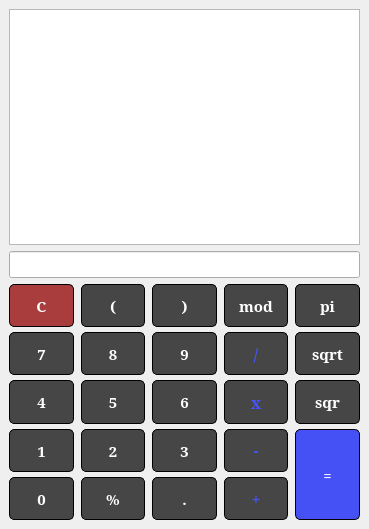
<?xml version="1.0" encoding="UTF-8"?>
<ui version="4.0">
 <class>MainWindow</class>
 <widget class="QMainWindow" name="MainWindow">
  <property name="geometry">
   <rect>
    <x>0</x>
    <y>0</y>
    <width>369</width>
    <height>529</height>
   </rect>
  </property>
  <property name="sizePolicy">
   <sizepolicy hsizetype="Expanding" vsizetype="Expanding">
    <horstretch>0</horstretch>
    <verstretch>0</verstretch>
   </sizepolicy>
  </property>
  <property name="minimumSize">
   <size>
    <width>369</width>
    <height>529</height>
   </size>
  </property>
  <property name="maximumSize">
   <size>
    <width>738</width>
    <height>1058</height>
   </size>
  </property>
  <property name="windowTitle">
   <string>MainWindow</string>
  </property>
  <widget class="QWidget" name="centralwidget">
   <property name="sizePolicy">
    <sizepolicy hsizetype="Expanding" vsizetype="Expanding">
     <horstretch>0</horstretch>
     <verstretch>0</verstretch>
    </sizepolicy>
   </property>
   <layout class="QVBoxLayout" name="verticalLayout_3">
    <item>
     <layout class="QVBoxLayout" name="verticalLayout_2">
      <item>
       <widget class="QTableWidget" name="tableWidget">
        <property name="sizePolicy">
         <sizepolicy hsizetype="Expanding" vsizetype="Expanding">
          <horstretch>0</horstretch>
          <verstretch>0</verstretch>
         </sizepolicy>
        </property>
        <property name="font">
         <font>
          <pointsize>16</pointsize>
         </font>
        </property>
        <property name="showGrid">
         <bool>false</bool>
        </property>
        <property name="columnCount">
         <number>2</number>
        </property>
        <attribute name="horizontalHeaderVisible">
         <bool>false</bool>
        </attribute>
        <attribute name="verticalHeaderVisible">
         <bool>false</bool>
        </attribute>
        <attribute name="verticalHeaderHighlightSections">
         <bool>true</bool>
        </attribute>
        <column/>
        <column/>
       </widget>
      </item>
      <item>
       <widget class="QLineEdit" name="input_line">
        <property name="sizePolicy">
         <sizepolicy hsizetype="Expanding" vsizetype="Fixed">
          <horstretch>0</horstretch>
          <verstretch>0</verstretch>
         </sizepolicy>
        </property>
        <property name="font">
         <font>
          <pointsize>12</pointsize>
          <weight>75</weight>
          <bold>true</bold>
         </font>
        </property>
       </widget>
      </item>
      <item>
       <layout class="QGridLayout" name="gridLayout_2">
        <property name="sizeConstraint">
         <enum>QLayout::SetDefaultConstraint</enum>
        </property>
        <property name="horizontalSpacing">
         <number>7</number>
        </property>
        <property name="verticalSpacing">
         <number>5</number>
        </property>
        <item row="2" column="2">
         <widget class="QPushButton" name="pushButton_6">
          <property name="enabled">
           <bool>true</bool>
          </property>
          <property name="sizePolicy">
           <sizepolicy hsizetype="Expanding" vsizetype="Expanding">
            <horstretch>0</horstretch>
            <verstretch>0</verstretch>
           </sizepolicy>
          </property>
          <property name="font">
           <font>
            <family>Mitra</family>
            <pointsize>11</pointsize>
            <weight>75</weight>
            <bold>true</bold>
           </font>
          </property>
          <property name="styleSheet">
           <string notr="true">QPushButton {
  background-color: rgb(70, 70, 70);
  border: 1px solid black;
border-radius:5px;
color:rgb(255, 255, 255);
}</string>
          </property>
          <property name="text">
           <string>6</string>
          </property>
         </widget>
        </item>
        <item row="0" column="2">
         <widget class="QPushButton" name="closeBracket">
          <property name="enabled">
           <bool>true</bool>
          </property>
          <property name="sizePolicy">
           <sizepolicy hsizetype="Expanding" vsizetype="Expanding">
            <horstretch>0</horstretch>
            <verstretch>0</verstretch>
           </sizepolicy>
          </property>
          <property name="font">
           <font>
            <family>Mitra</family>
            <pointsize>11</pointsize>
            <weight>75</weight>
            <bold>true</bold>
           </font>
          </property>
          <property name="styleSheet">
           <string notr="true">QPushButton {
  background-color: rgb(70, 70, 70);
  border: 1px solid black;
border-radius:5px;
color:rgb(255, 255, 255);
}</string>
          </property>
          <property name="text">
           <string>)</string>
          </property>
         </widget>
        </item>
        <item row="3" column="4" rowspan="2">
         <widget class="QPushButton" name="pushButton_equal">
          <property name="enabled">
           <bool>true</bool>
          </property>
          <property name="sizePolicy">
           <sizepolicy hsizetype="Expanding" vsizetype="Expanding">
            <horstretch>0</horstretch>
            <verstretch>0</verstretch>
           </sizepolicy>
          </property>
          <property name="font">
           <font>
            <family>Mitra</family>
            <pointsize>11</pointsize>
            <weight>75</weight>
            <bold>true</bold>
           </font>
          </property>
          <property name="styleSheet">
           <string notr="true">QPushButton {
  background-color: rgb(70, 81, 245);
  border: 1px solid black;
border-radius:5px;
color:rgb(255, 255, 255);
}</string>
          </property>
          <property name="text">
           <string>=</string>
          </property>
         </widget>
        </item>
        <item row="3" column="0">
         <widget class="QPushButton" name="pushButton_1">
          <property name="enabled">
           <bool>true</bool>
          </property>
          <property name="sizePolicy">
           <sizepolicy hsizetype="Expanding" vsizetype="Expanding">
            <horstretch>0</horstretch>
            <verstretch>0</verstretch>
           </sizepolicy>
          </property>
          <property name="font">
           <font>
            <family>Mitra</family>
            <pointsize>11</pointsize>
            <weight>75</weight>
            <bold>true</bold>
           </font>
          </property>
          <property name="styleSheet">
           <string notr="true">QPushButton {
  background-color: rgb(70, 70, 70);
  border: 1px solid black;
border-radius:5px;
color:rgb(255, 255, 255);
}</string>
          </property>
          <property name="text">
           <string>1</string>
          </property>
         </widget>
        </item>
        <item row="0" column="0">
         <widget class="QPushButton" name="pushButton_del">
          <property name="enabled">
           <bool>true</bool>
          </property>
          <property name="sizePolicy">
           <sizepolicy hsizetype="Expanding" vsizetype="Expanding">
            <horstretch>0</horstretch>
            <verstretch>0</verstretch>
           </sizepolicy>
          </property>
          <property name="font">
           <font>
            <family>Mitra</family>
            <pointsize>11</pointsize>
            <weight>75</weight>
            <bold>true</bold>
           </font>
          </property>
          <property name="styleSheet">
           <string notr="true">QPushButton {
  background-color: rgb(169, 60, 61);
  border: 1px solid black;
border-radius:5px;
color:rgb(255, 255, 255);
}</string>
          </property>
          <property name="text">
           <string>C</string>
          </property>
         </widget>
        </item>
        <item row="2" column="3">
         <widget class="QPushButton" name="pushButton_mult">
          <property name="enabled">
           <bool>true</bool>
          </property>
          <property name="sizePolicy">
           <sizepolicy hsizetype="Expanding" vsizetype="Expanding">
            <horstretch>0</horstretch>
            <verstretch>0</verstretch>
           </sizepolicy>
          </property>
          <property name="font">
           <font>
            <family>Mitra</family>
            <pointsize>12</pointsize>
            <weight>75</weight>
            <bold>true</bold>
           </font>
          </property>
          <property name="styleSheet">
           <string notr="true">QPushButton {
  background-color: rgb(70, 70, 70);
  border: 1px solid black;
border-radius:5px;
color:rgb(71, 83, 255);
}</string>
          </property>
          <property name="text">
           <string>x</string>
          </property>
         </widget>
        </item>
        <item row="0" column="3">
         <widget class="QPushButton" name="pushButton_mod">
          <property name="enabled">
           <bool>true</bool>
          </property>
          <property name="sizePolicy">
           <sizepolicy hsizetype="Expanding" vsizetype="Expanding">
            <horstretch>0</horstretch>
            <verstretch>0</verstretch>
           </sizepolicy>
          </property>
          <property name="font">
           <font>
            <family>Mitra</family>
            <pointsize>11</pointsize>
            <weight>75</weight>
            <bold>true</bold>
           </font>
          </property>
          <property name="styleSheet">
           <string notr="true">QPushButton {
  background-color: rgb(70, 70, 70);
  border: 1px solid black;
border-radius:5px;
color:rgb(255, 255, 255);
}</string>
          </property>
          <property name="text">
           <string>mod</string>
          </property>
         </widget>
        </item>
        <item row="1" column="1">
         <widget class="QPushButton" name="pushButton_8">
          <property name="enabled">
           <bool>true</bool>
          </property>
          <property name="sizePolicy">
           <sizepolicy hsizetype="Expanding" vsizetype="Expanding">
            <horstretch>0</horstretch>
            <verstretch>0</verstretch>
           </sizepolicy>
          </property>
          <property name="font">
           <font>
            <family>Mitra</family>
            <pointsize>11</pointsize>
            <weight>75</weight>
            <bold>true</bold>
           </font>
          </property>
          <property name="styleSheet">
           <string notr="true">QPushButton {
  background-color: rgb(70, 70, 70);
  border: 1px solid black;
border-radius:5px;
color:rgb(255, 255, 255);
}</string>
          </property>
          <property name="text">
           <string>8</string>
          </property>
         </widget>
        </item>
        <item row="4" column="0">
         <widget class="QPushButton" name="pushButton_0">
          <property name="enabled">
           <bool>true</bool>
          </property>
          <property name="sizePolicy">
           <sizepolicy hsizetype="Expanding" vsizetype="Expanding">
            <horstretch>0</horstretch>
            <verstretch>0</verstretch>
           </sizepolicy>
          </property>
          <property name="font">
           <font>
            <family>Mitra</family>
            <pointsize>11</pointsize>
            <weight>75</weight>
            <bold>true</bold>
           </font>
          </property>
          <property name="styleSheet">
           <string notr="true">QPushButton {
  background-color: rgb(70, 70, 70);
  border: 1px solid black;
border-radius:5px;
color:rgb(255, 255, 255);
}</string>
          </property>
          <property name="text">
           <string>0</string>
          </property>
         </widget>
        </item>
        <item row="2" column="1">
         <widget class="QPushButton" name="pushButton_5">
          <property name="enabled">
           <bool>true</bool>
          </property>
          <property name="sizePolicy">
           <sizepolicy hsizetype="Expanding" vsizetype="Expanding">
            <horstretch>0</horstretch>
            <verstretch>0</verstretch>
           </sizepolicy>
          </property>
          <property name="font">
           <font>
            <family>Mitra</family>
            <pointsize>11</pointsize>
            <weight>75</weight>
            <bold>true</bold>
           </font>
          </property>
          <property name="styleSheet">
           <string notr="true">QPushButton {
  background-color: rgb(70, 70, 70);
  border: 1px solid black;
border-radius:5px;
color:rgb(255, 255, 255);
}</string>
          </property>
          <property name="text">
           <string>5</string>
          </property>
         </widget>
        </item>
        <item row="3" column="1">
         <widget class="QPushButton" name="pushButton_2">
          <property name="enabled">
           <bool>true</bool>
          </property>
          <property name="sizePolicy">
           <sizepolicy hsizetype="Expanding" vsizetype="Expanding">
            <horstretch>0</horstretch>
            <verstretch>0</verstretch>
           </sizepolicy>
          </property>
          <property name="font">
           <font>
            <family>Mitra</family>
            <pointsize>11</pointsize>
            <weight>75</weight>
            <bold>true</bold>
           </font>
          </property>
          <property name="styleSheet">
           <string notr="true">QPushButton {
  background-color: rgb(70, 70, 70);
  border: 1px solid black;
border-radius:5px;
color:rgb(255, 255, 255);
}</string>
          </property>
          <property name="text">
           <string>2</string>
          </property>
         </widget>
        </item>
        <item row="3" column="3">
         <widget class="QPushButton" name="pushButton_minus">
          <property name="enabled">
           <bool>true</bool>
          </property>
          <property name="sizePolicy">
           <sizepolicy hsizetype="Expanding" vsizetype="Expanding">
            <horstretch>0</horstretch>
            <verstretch>0</verstretch>
           </sizepolicy>
          </property>
          <property name="font">
           <font>
            <family>Mitra</family>
            <pointsize>12</pointsize>
            <weight>75</weight>
            <bold>true</bold>
           </font>
          </property>
          <property name="styleSheet">
           <string notr="true">QPushButton {
  background-color: rgb(70, 70, 70);
  border: 1px solid black;
border-radius:5px;
color:rgb(71, 83, 255);
}</string>
          </property>
          <property name="text">
           <string>-</string>
          </property>
         </widget>
        </item>
        <item row="1" column="2">
         <widget class="QPushButton" name="pushButton_9">
          <property name="enabled">
           <bool>true</bool>
          </property>
          <property name="sizePolicy">
           <sizepolicy hsizetype="Expanding" vsizetype="Expanding">
            <horstretch>0</horstretch>
            <verstretch>0</verstretch>
           </sizepolicy>
          </property>
          <property name="font">
           <font>
            <family>Mitra</family>
            <pointsize>11</pointsize>
            <weight>75</weight>
            <bold>true</bold>
           </font>
          </property>
          <property name="styleSheet">
           <string notr="true">QPushButton {
  background-color: rgb(70, 70, 70);
  border: 1px solid black;
border-radius:5px;
color:rgb(255, 255, 255);
}</string>
          </property>
          <property name="text">
           <string>9</string>
          </property>
         </widget>
        </item>
        <item row="0" column="4">
         <widget class="QPushButton" name="pushButton_pi">
          <property name="enabled">
           <bool>true</bool>
          </property>
          <property name="sizePolicy">
           <sizepolicy hsizetype="Expanding" vsizetype="Expanding">
            <horstretch>0</horstretch>
            <verstretch>0</verstretch>
           </sizepolicy>
          </property>
          <property name="font">
           <font>
            <family>Mitra</family>
            <pointsize>11</pointsize>
            <weight>75</weight>
            <bold>true</bold>
           </font>
          </property>
          <property name="styleSheet">
           <string notr="true">QPushButton {
  background-color: rgb(70, 70, 70);
  border: 1px solid black;
border-radius:5px;
color:rgb(255, 255, 255);
}</string>
          </property>
          <property name="text">
           <string>pi</string>
          </property>
         </widget>
        </item>
        <item row="4" column="1">
         <widget class="QPushButton" name="pushButton_percent">
          <property name="enabled">
           <bool>true</bool>
          </property>
          <property name="sizePolicy">
           <sizepolicy hsizetype="Expanding" vsizetype="Expanding">
            <horstretch>0</horstretch>
            <verstretch>0</verstretch>
           </sizepolicy>
          </property>
          <property name="font">
           <font>
            <family>Mitra</family>
            <pointsize>11</pointsize>
            <weight>75</weight>
            <bold>true</bold>
           </font>
          </property>
          <property name="styleSheet">
           <string notr="true">QPushButton {
  background-color: rgb(70, 70, 70);
  border: 1px solid black;
border-radius:5px;
color:rgb(255, 255, 255);
}</string>
          </property>
          <property name="text">
           <string>%</string>
          </property>
         </widget>
        </item>
        <item row="2" column="4">
         <widget class="QPushButton" name="pushButton_sqr">
          <property name="enabled">
           <bool>true</bool>
          </property>
          <property name="sizePolicy">
           <sizepolicy hsizetype="Expanding" vsizetype="Expanding">
            <horstretch>0</horstretch>
            <verstretch>0</verstretch>
           </sizepolicy>
          </property>
          <property name="font">
           <font>
            <family>Mitra</family>
            <pointsize>11</pointsize>
            <weight>75</weight>
            <bold>true</bold>
           </font>
          </property>
          <property name="styleSheet">
           <string notr="true">QPushButton {
  background-color: rgb(70, 70, 70);
  border: 1px solid black;
border-radius:5px;
color:rgb(255, 255, 255);
}</string>
          </property>
          <property name="text">
           <string>sqr</string>
          </property>
         </widget>
        </item>
        <item row="0" column="1">
         <widget class="QPushButton" name="openBracket">
          <property name="enabled">
           <bool>true</bool>
          </property>
          <property name="sizePolicy">
           <sizepolicy hsizetype="Expanding" vsizetype="Expanding">
            <horstretch>0</horstretch>
            <verstretch>0</verstretch>
           </sizepolicy>
          </property>
          <property name="font">
           <font>
            <family>Mitra</family>
            <pointsize>11</pointsize>
            <weight>75</weight>
            <bold>true</bold>
           </font>
          </property>
          <property name="styleSheet">
           <string notr="true">QPushButton {
  background-color: rgb(70, 70, 70);
  border: 1px solid black;
border-radius:5px;
color:rgb(255, 255, 255);
}</string>
          </property>
          <property name="text">
           <string>(</string>
          </property>
         </widget>
        </item>
        <item row="4" column="3">
         <widget class="QPushButton" name="pushButton_plus">
          <property name="enabled">
           <bool>true</bool>
          </property>
          <property name="sizePolicy">
           <sizepolicy hsizetype="Expanding" vsizetype="Expanding">
            <horstretch>0</horstretch>
            <verstretch>0</verstretch>
           </sizepolicy>
          </property>
          <property name="font">
           <font>
            <family>Mitra</family>
            <pointsize>12</pointsize>
            <weight>75</weight>
            <bold>true</bold>
           </font>
          </property>
          <property name="styleSheet">
           <string notr="true">QPushButton {
  background-color: rgb(70, 70, 70);
  border: 1px solid black;
border-radius:5px;
color:rgb(71, 83, 255);
}</string>
          </property>
          <property name="text">
           <string>+</string>
          </property>
         </widget>
        </item>
        <item row="2" column="0">
         <widget class="QPushButton" name="pushButton_4">
          <property name="enabled">
           <bool>true</bool>
          </property>
          <property name="sizePolicy">
           <sizepolicy hsizetype="Expanding" vsizetype="Expanding">
            <horstretch>0</horstretch>
            <verstretch>0</verstretch>
           </sizepolicy>
          </property>
          <property name="font">
           <font>
            <family>Mitra</family>
            <pointsize>11</pointsize>
            <weight>75</weight>
            <bold>true</bold>
           </font>
          </property>
          <property name="styleSheet">
           <string notr="true">QPushButton {
  background-color: rgb(70, 70, 70);
  border: 1px solid black;
border-radius:5px;
color:rgb(255, 255, 255);
}</string>
          </property>
          <property name="text">
           <string>4</string>
          </property>
         </widget>
        </item>
        <item row="3" column="2">
         <widget class="QPushButton" name="pushButton_3">
          <property name="enabled">
           <bool>true</bool>
          </property>
          <property name="sizePolicy">
           <sizepolicy hsizetype="Expanding" vsizetype="Expanding">
            <horstretch>0</horstretch>
            <verstretch>0</verstretch>
           </sizepolicy>
          </property>
          <property name="font">
           <font>
            <family>Mitra</family>
            <pointsize>11</pointsize>
            <weight>75</weight>
            <bold>true</bold>
           </font>
          </property>
          <property name="styleSheet">
           <string notr="true">QPushButton {
  background-color: rgb(70, 70, 70);
  border: 1px solid black;
border-radius:5px;
color:rgb(255, 255, 255);
}</string>
          </property>
          <property name="text">
           <string>3</string>
          </property>
         </widget>
        </item>
        <item row="1" column="4">
         <widget class="QPushButton" name="pushButton_sqrt">
          <property name="enabled">
           <bool>true</bool>
          </property>
          <property name="sizePolicy">
           <sizepolicy hsizetype="Expanding" vsizetype="Expanding">
            <horstretch>0</horstretch>
            <verstretch>0</verstretch>
           </sizepolicy>
          </property>
          <property name="font">
           <font>
            <family>Mitra</family>
            <pointsize>11</pointsize>
            <weight>75</weight>
            <bold>true</bold>
           </font>
          </property>
          <property name="styleSheet">
           <string notr="true">QPushButton {
  background-color: rgb(70, 70, 70);
  border: 1px solid black;
border-radius:5px;
color:rgb(255, 255, 255);
}</string>
          </property>
          <property name="text">
           <string>sqrt</string>
          </property>
         </widget>
        </item>
        <item row="1" column="0">
         <widget class="QPushButton" name="pushButton_7">
          <property name="enabled">
           <bool>true</bool>
          </property>
          <property name="sizePolicy">
           <sizepolicy hsizetype="Expanding" vsizetype="Expanding">
            <horstretch>0</horstretch>
            <verstretch>0</verstretch>
           </sizepolicy>
          </property>
          <property name="font">
           <font>
            <family>Mitra</family>
            <pointsize>11</pointsize>
            <weight>75</weight>
            <bold>true</bold>
           </font>
          </property>
          <property name="styleSheet">
           <string notr="true">QPushButton {
  background-color: rgb(70, 70, 70);
  border: 1px solid black;
border-radius:5px;
color:rgb(255, 255, 255);
}</string>
          </property>
          <property name="text">
           <string>7</string>
          </property>
         </widget>
        </item>
        <item row="1" column="3">
         <widget class="QPushButton" name="pushButton_div">
          <property name="enabled">
           <bool>true</bool>
          </property>
          <property name="sizePolicy">
           <sizepolicy hsizetype="Expanding" vsizetype="Expanding">
            <horstretch>0</horstretch>
            <verstretch>0</verstretch>
           </sizepolicy>
          </property>
          <property name="font">
           <font>
            <family>Mitra</family>
            <pointsize>12</pointsize>
            <weight>75</weight>
            <bold>true</bold>
           </font>
          </property>
          <property name="styleSheet">
           <string notr="true">QPushButton {
  background-color: rgb(70, 70, 70);
  border: 1px solid black;
border-radius:5px;
color:rgb(71, 83, 255);
}</string>
          </property>
          <property name="text">
           <string>/</string>
          </property>
         </widget>
        </item>
        <item row="4" column="2">
         <widget class="QPushButton" name="pushButton_dot">
          <property name="enabled">
           <bool>true</bool>
          </property>
          <property name="sizePolicy">
           <sizepolicy hsizetype="Expanding" vsizetype="Expanding">
            <horstretch>0</horstretch>
            <verstretch>0</verstretch>
           </sizepolicy>
          </property>
          <property name="font">
           <font>
            <family>Mitra</family>
            <pointsize>11</pointsize>
            <weight>75</weight>
            <bold>true</bold>
           </font>
          </property>
          <property name="styleSheet">
           <string notr="true">QPushButton {
  background-color: rgb(70, 70, 70);
  border: 1px solid black;
border-radius:5px;
color:rgb(255, 255, 255);
}</string>
          </property>
          <property name="text">
           <string>.</string>
          </property>
         </widget>
        </item>
       </layout>
      </item>
     </layout>
    </item>
   </layout>
  </widget>
  <widget class="QMenuBar" name="menuBar">
   <property name="geometry">
    <rect>
     <x>0</x>
     <y>0</y>
     <width>369</width>
     <height>22</height>
    </rect>
   </property>
  </widget>
 </widget>
 <resources/>
 <connections/>
</ui>
